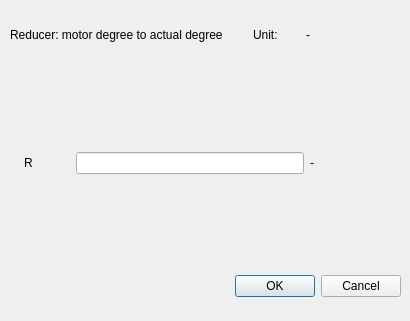
<?xml version="1.0" encoding="UTF-8"?>
<ui version="4.0">
 <class>reducer_dialog</class>
 <widget class="QDialog" name="reducer_dialog">
  <property name="geometry">
   <rect>
    <x>0</x>
    <y>0</y>
    <width>410</width>
    <height>321</height>
   </rect>
  </property>
  <property name="windowTitle">
   <string>Setting</string>
  </property>
  <widget class="QWidget" name="verticalLayoutWidget">
   <property name="geometry">
    <rect>
     <x>10</x>
     <y>10</y>
     <width>391</width>
     <height>251</height>
    </rect>
   </property>
   <layout class="QVBoxLayout" name="verticalLayout" stretch="1,4">
    <item>
     <layout class="QHBoxLayout" name="horizontalLayout_2" stretch="5,1,2">
      <item>
       <widget class="QLabel" name="label">
        <property name="text">
         <string>Reducer: motor degree to actual degree</string>
        </property>
       </widget>
      </item>
      <item>
       <widget class="QLabel" name="label_4">
        <property name="text">
         <string>Unit:</string>
        </property>
       </widget>
      </item>
      <item>
       <widget class="QLabel" name="unit_label">
        <property name="text">
         <string>-</string>
        </property>
       </widget>
      </item>
     </layout>
    </item>
    <item>
     <layout class="QHBoxLayout" name="horizontalLayout" stretch="1,5,2">
      <property name="leftMargin">
       <number>14</number>
      </property>
      <item>
       <widget class="QLabel" name="label_2">
        <property name="text">
         <string>R</string>
        </property>
       </widget>
      </item>
      <item>
       <widget class="QLineEdit" name="lineEdit"/>
      </item>
      <item>
       <widget class="QLabel" name="current_value_label">
        <property name="text">
         <string>-</string>
        </property>
       </widget>
      </item>
     </layout>
    </item>
   </layout>
  </widget>
  <widget class="QDialogButtonBox" name="buttonBox">
   <property name="geometry">
    <rect>
     <x>30</x>
     <y>270</y>
     <width>371</width>
     <height>32</height>
    </rect>
   </property>
   <property name="orientation">
    <enum>Qt::Horizontal</enum>
   </property>
   <property name="standardButtons">
    <set>QDialogButtonBox::Cancel|QDialogButtonBox::Ok</set>
   </property>
  </widget>
 </widget>
 <resources/>
 <connections/>
</ui>
